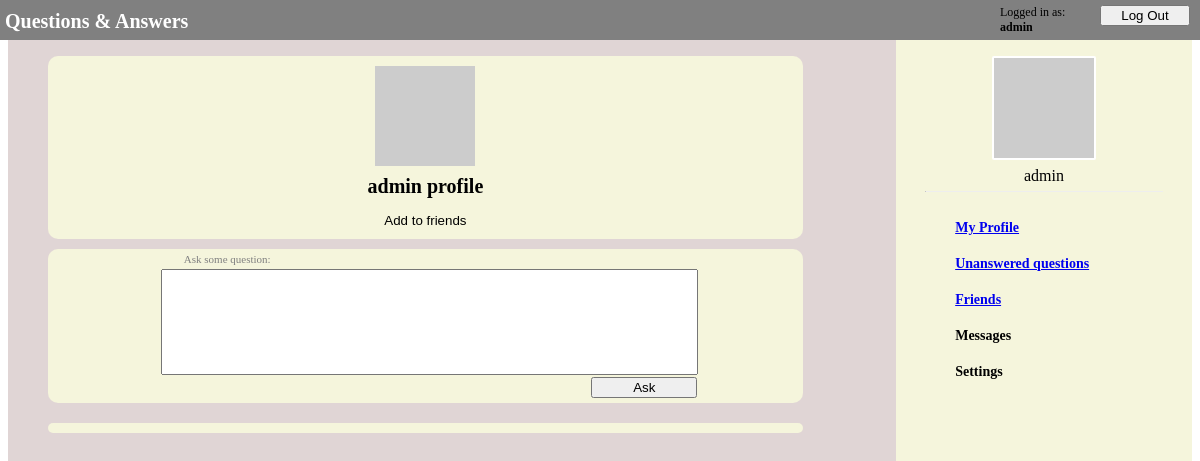
The page /ask/user/admin (signed in) on the database as committed earlier.
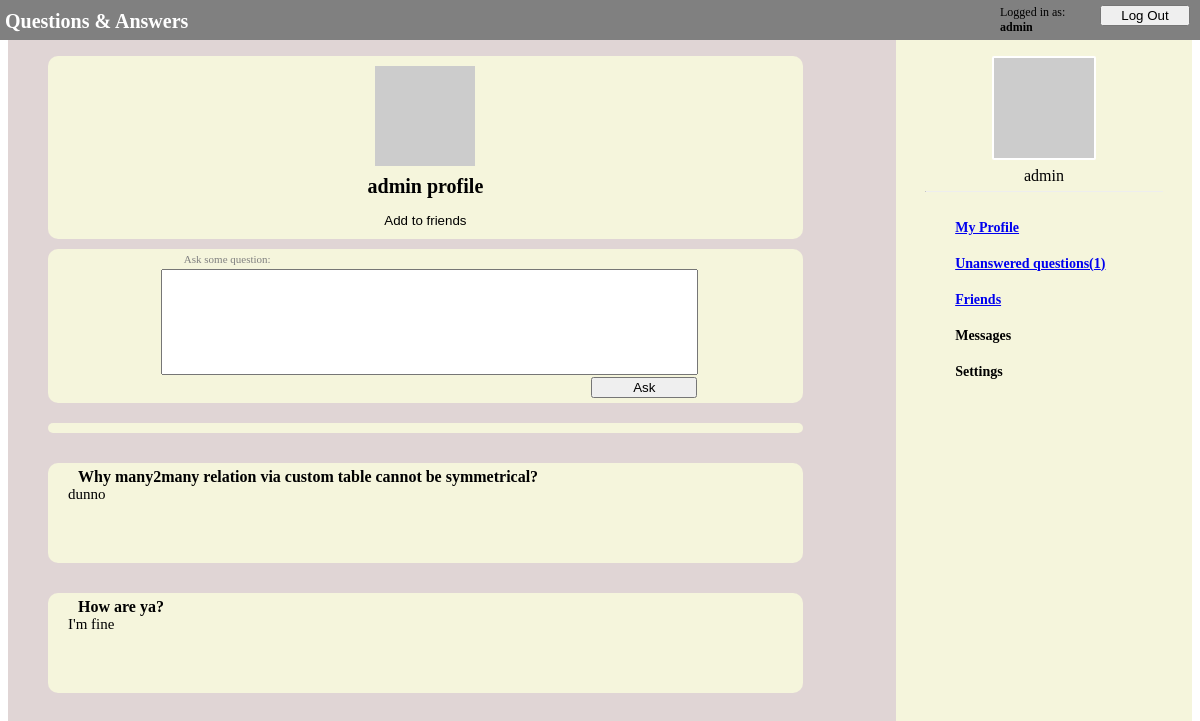
The same page on the database as committed later.
### ask/models.py (models this page shows)
class UserModel(AbstractUser):
    friends = models.ManyToManyField(
        'self', through='FriendsModel', symmetrical=False)

class QuestionModel(models.Model):
    owner = models.ForeignKey(
        UserModel, on_delete=models.CASCADE, related_name="questions_owner")
    asked_by = models.ForeignKey(
        UserModel, on_delete=models.PROTECT, related_name="questions_asked")
    content = models.CharField(max_length=1000)
    date = models.DateTimeField(auto_now_add=True)
    answer = models.OneToOneField(
        AnswerModel, null=True, on_delete=models.CASCADE)

class AnswerModel(models.Model):
    content = models.CharField(max_length=1000)
    date = models.DateTimeField(auto_now_add=True)

### ask/views.py (the view, shortened to what this page needs)
# urls.py: path('user/<str:username>', views.UserView.as_view(), name='user'),
class UserView(FormView, QuestionsMixIn):
    form_class = QuestionForm
    def get(self, request, username):
        context = self.get_user_questions(
            request.session['_auth_user_id'], username)
        return render(request, "ask/user.html", context=context)
    @QuestionsMixIn.add_num_unanswered_to_context
    def get_user_questions(self, user_id, username):
        user = UserModel.objects.get(username=username)
        questions_with_answers = self.questions_with_answers(user)
        context = {'username': username,
                   "questions_with_answers": questions_with_answers}
        return context

### ask/views.py (called while the page is built)
    def questions_with_answers(self, user):
        answered_questions = QuestionModel.objects.filter(
            owner=user).exclude(answer=None).order_by('date')[::-1]
        answers = [question.answer for question in answered_questions]
        return list(zip(answered_questions, answers))

    @staticmethod
    def add_num_unanswered_to_context(func, *args, **kwargs):
        def context_with_unanswered(self, *args, **kwargs):
            context = func(self, *args, **kwargs)
            user_id = args[0]
            context["num_unanswered"] = self.get_num_unanswered(user_id)
            return context
        return context_with_unanswered

    def get_num_unanswered(self, user_id):
        if type(user_id) == int:
            user = UserModel.objects.get(pk=user_id)
        elif type(user_id) == str:
            user = UserModel.objects.get(pk=user_id)
        else:
            user = user_id
        unanswered_questions = self.unanswered_questions(user)
        return len(unanswered_questions)

    def unanswered_questions(self, user):
        unanswered_questions = QuestionModel.objects.filter(
            owner=user).filter(answer=None)
        return unanswered_questions

### ask/templates/ask/user.html (shortened to what this page needs)
{% extends "ask/navigation_bar.html" %}
{% load static %}
{%block styles %}
<link rel="stylesheet" type="text/css" href="{% static 'ask/navigation_bar.css' %}">
<link rel="stylesheet" type="text/css" href="{% static 'ask/questions.css' %}">
<link rel="stylesheet" type="text/css" href="{% static 'ask/user.css' %}">
{% endblock styles %}
{% block content %}
<div class="questions">
    <div class="question_user_block">
        <img src="https://via.placeholder.com/100" class="avatar">
        <p class="username">{{username}} profile</p>
        {% if not is_friend %}
        {% if invitation_sent %}
        <p class="sent">Your invitation have been sent</p>
        {% else %}
        <form method="POST" class="add_to_friends_form" action="{% url 'ask:user' username %}">
            <input type="submit" class="add_to_friends" value="Add to friends">
        </form>
        {% endif %}
        {% else %}
        <form method="POST" class="add_to_friends_form" action="{% url 'ask:user' username %}">
            {% csrf_token %}
            <input type="submit" class="add_to_friends" value="Remove from friends">
            <input type="hidden" name="action" value="remove_friend" required>
        </form>
        {% endif %}
    </div>
    {% if request.session.logged_in %}
    <div class="ask_question">
        <form method="POST" action="{% url 'ask:user' username %}">
            <a class="prompt">Ask some question:</a>
            <input type="textarea" class="question_textbox" id="question_content" name="question_content" required>
            <br>
            <input type="submit" class="question_submit" value="Ask">
        </form>
    </div>
    <div class="bar_placeholder"></div>
    {% endif %}
    <div class="questions">
        {% for question, answer in questions_with_answers %}
        <div class="question_block">
            <p class="question">{{ question.content }}</p>
            <p class="answer">{{ answer.content }}</p>
        </div>
        {% endfor %}
    </div>
</div>
{% endblock content %}

### ask/templates/ask/navigation_bar.html (shortened to what this page needs)
{% extends "ask/login_bar.html" %}
{% load static %}
{% block nav %}
<nav>
    <div class="nav_avatar_position">
        <img src="https://via.placeholder.com/100" class="nav_avatar">
        <p class="nav_username">{{request.session.username}}</p>
        <hr class="nav_line">
    </div>
    <a href="{% url 'ask:profile' %}">My Profile</a>
    {% if num_unanswered > 0 %}
    <a href="{% url 'ask:unanswered' %}">Unanswered questions({{num_unanswered}})</a>
    {% else %}
    <a href="{% url 'ask:unanswered' %}">Unanswered questions</a>
    {% endif %}
    <a href="{% url 'ask:friends' %}">Friends</a>
    <a>Messages</a>
    <a>Settings</a>
</nav>
{% endblock nav %}

### ask/templates/ask/login_bar.html (shortened to what this page needs)
{% load static %}
<!DOCTYPE html>
<html>
<head>
    <link rel="stylesheet" type="text/css" href="{% static 'ask/login_bar.css' %}">
    {% block styles %}
    {% endblock styles %}
</head>
<body>
    <div class="bar">
        <a class="logo" href="{% url 'ask:index' %}">Questions & Answers</a>
        <a></a>
        {% if request.session.logged_in %}
        <a class="logged_in_as">Logged in as: <b>{{request.session.username}}</b></a>
        <a href={% url "ask:logout" %}><input type="button" class="second_button" value="Log Out"></a>
        {% else %}
        <a href={% url "ask:login" %}><input type="button" class="first_button" value="Log In"></a>
        <a href={% url "ask:signup" %}><input type="button" class="second_button" value="Sign Up"></a>
        {% endif %}
    </div>
    <br>
    <main>
        {% block content %}{% endblock content %}
        {% block nav %}
        {% endblock nav %}
    </main>
</body>
</html>

### ask/static/ask/login_bar.css (style rules this page uses)
.bar { background-color: grey; width: 100%; height: 30px; padding: 10px 5px 5px 10px; position: fixed; left: -10px; top: -5px; display: grid; grid-template-columns: 250px 1fr 100px 100px; justify-content: right }
.logo { font-size: 20px; color: white; margin: 4px; padding: 1px; font-weight: bold; text-decoration: none; }
.logged_in_as { font-size: 12px; }
.second_button { width: 90px; }

### ask/static/ask/navigation_bar.css (style rules this page uses)
main { display: grid; grid-template-columns: 75% 25%; height: 100%; }
nav { border: 5px black; background-color: beige; width: 100%; height: 100vh; display: fixed; }
.nav_avatar_position { width: 100%; display: grid; margin-top: 30px; }
.nav_avatar { border: 2px solid white; border-radius: 2px; width: 100px; margin: auto; }
.nav_username { text-align: center; margin-top: 7px; margin-bottom: 6px; }
.nav_line { margin-top: 0px; width: 80%; border-top: none; color: rgba(128, 128, 128, 0.356); }
nav a { font-weight: bold; font-size: 14px; margin: 20px; margin-left: 20%; display: block; }

### ask/static/ask/questions.css (style rules this page uses)
.questions { width: 100%; background-color: rgb(224, 213, 213); }
.question_block { display: table; background-color: beige; width: 85%; min-height: 100px; margin: 30px 40px; border-radius: 10px; overflow: auto; }
.question { font-weight: bold; font-size: 16px; margin: 5px 20px 0px 30px; }
.answer { font-size: 15px; margin: 0px 20px 5px 20px; }

### ask/static/ask/user.css (style rules this page uses)
.question_user_block { display: grid; background-color: beige; width: 85%; min-height: 20px; margin: 30px 40px 10px; border-radius: 10px; }
.avatar { margin: auto; margin-top: 10px; }
.username { font-weight: bold; font-size: 20px; vertical-align: middle; height: 10px; line-height: 10px; text-align: center; margin-top: 15px; }
.add_to_friends_form { margin: auto; }
.add_to_friends { margin: auto; margin-bottom: 10px; width: 150px; border: none; background-color: inherit; }
.ask_question { display: grid; background-color: beige; width: 85%; min-height: 140px; margin: 10px 40px; border-radius: 10px; }
.prompt { font-size: 11px; display: inline; margin: 5px 15% 2px 18%; color: grey; }
.question_textbox { min-height: 100px; width: 70%; margin: 2px 15% 2px 15%; }
.question_submit { width: 14%; margin: 0px 15% 5px 72%; }
.bar_placeholder { display: grid; background-color: beige; width: 85%; min-height: 10px; margin: 20px 40px; border-radius: 10px; }

Rows that differ between the two databases and show on the page:
added QuestionModel: content "Why many2many relation via custom table cannot be symmetrical?", content "dunno"
added QuestionModel: content "How are ya?", content "I'm fine"
Other text that changed with them:
{{ num_unanswered }}: (not shown) → "1"
text no longer shown: "Unanswered questions"
text now shown: "Unanswered questions( )"
